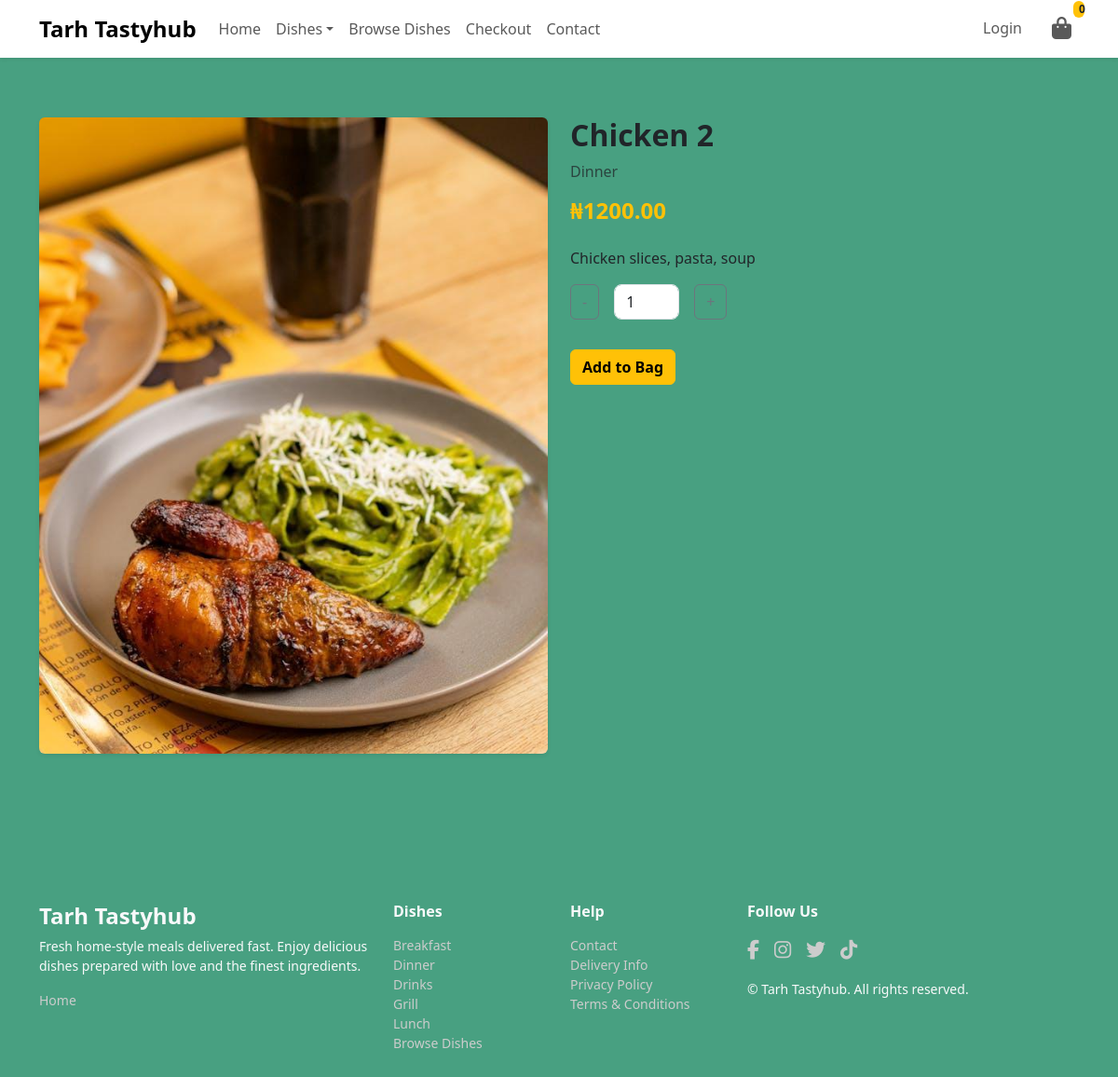
Page /dishes/chicken-2/ on the committed database.
### dishes/models.py (models this page shows, shortened)
class Dish(models.Model):
    DIETARY_CHOICES = (
        ('Vegetarian', 'Vegetarian'),
        ('Vegan', 'Vegan'),
        ('Gluten-Free', 'Gluten-Free'),
        ('Spicy', 'Spicy'),
        ('None', 'None'),
    )
    category = models.ForeignKey(Category, related_name='dishes', on_delete=models.CASCADE)
    name = models.CharField(max_length=200)
    slug = models.SlugField(max_length=200, db_index=True)
    description = models.TextField()
    ingredients = models.TextField(blank=True, null=True)
    dietary_info = models.CharField(max_length=50, choices=DIETARY_CHOICES, blank=True, null=True)
    prep_time = models.PositiveIntegerField(help_text="Preparation time in minutes", blank=True, null=True)
    price = models.DecimalField(
        max_digits=8,
        decimal_places=2,
        default=Decimal('0.00'),
        validators=[MinValueValidator(Decimal('0.00'))]
    )
    calories = models.PositiveIntegerField(blank=True, null=True)
    image = models.ImageField(upload_to='dishes/', blank=True, null=True)
    available = models.BooleanField(default=True)
    is_special = models.BooleanField(default=False)
    available_from = models.TimeField(blank=True, null=True)
    available_until = models.TimeField(blank=True, null=True)
    created = models.DateTimeField(auto_now_add=True)
    updated = models.DateTimeField(auto_now=True)
    objects = DishManager()
    class Meta:
        ordering = ('name',)
        constraints = [
            UniqueConstraint(fields=['category', 'slug'], name='unique_category_slug')
        ]
        indexes = [
            models.Index(fields=['slug']),
            models.Index(fields=['name']),
        ]

class Category(models.Model):
    name = models.CharField(max_length=100, unique=True)
    slug = models.SlugField(max_length=100, unique=True, db_index=True)
    menu_type = models.CharField(
        max_length=50,
        choices=(
            ('Breakfast', 'Breakfast'),
            ('Lunch', 'Lunch'),
            ('Dinner', 'Dinner'),
            ('Grill', 'Grill'),
            ('Drinks', 'Drinks'),
        ),
        default='Breakfast'  # <-- added default to fix migration
    )
    description = models.TextField(blank=True, null=True)
    icon = models.ImageField(upload_to='category_icons/', blank=True, null=True)
    class Meta:
        verbose_name_plural = 'Categories'
        ordering = ('name',)
    def __str__(self):
        return self.name

### dishes/views.py (the view)
# urls.py: path('<slug:slug>/', views.dish_detail, name='dish_detail'),
def dish_detail(request, slug):
    cache_key = f"dish_detail_{slug}"
    dish = cache.get(cache_key)
    if not dish:
        dish = (
            get_object_or_404(
                Dish.objects.available()
                .with_portions()
                .with_images()
                .select_related("category"),
                slug=slug,
            )
        )
        cache.set(cache_key, dish, 3600)
    return render(request, "dishes/dish_detail.html", {"dish": dish})

### dishes/context_processors.py (called while the page is built)
def menu_dishes(request):
    menu = cache.get('menu_dishes')
    if menu is None:
        menu = {}
        menu_types = ['Breakfast', 'Lunch', 'Grill', 'Drinks']
        for menu_type in menu_types:
            categories = Category.objects.filter(menu_type=menu_type).prefetch_related('dishes')
            menu[menu_type] = {
                category.name: category.dishes.filter(available=True)
                for category in categories
            }
        cache.set('menu_dishes', menu, 60 * 60)  # cache for 1 hour
    return {'menu_dishes': menu}

def categories_nav(request):
    categories = cache.get('nav_categories')
    if categories is None:
        categories = list(Category.objects.only('name', 'slug'))
        cache.set('nav_categories', categories, 60 * 60)  # cache for 1 hour
    return {'categories': categories}

### dishes/models.py (called while the page is built)
    def available(self):
        return self.filter(available=True)

    def with_portions(self):
        return self.prefetch_related('portions')

    def with_images(self):
        return self.prefetch_related('images')

    def get_queryset(self):
        return DishQuerySet(self.model, using=self._db)

    def available(self):
        return self.get_queryset().available()

### dishes/templates/dishes/dish_detail.html
{% extends 'base.html' %}
{% load static %}
{% load dishes_extras %}
{% block content %}
  <div class="container py-5">
    <div class="row">
      <div class="col-md-6 dish-card">
        {% if dish.image %}
          <img src="{{ dish.image.url }}" class="img-fluid rounded shadow-sm" alt="{{ dish.name }}" />
        {% else %}
          <img src="{% static 'images/no-image.png' %}" class="img-fluid rounded shadow-sm" alt="No Image" />
        {% endif %}
      </div>
      <div class="col-md-6">
        <h2 class="fw-bold">{{ dish.name }}</h2>
        <p class="text-muted">{{ dish.category.name }}</p>
        <h4 class="text-warning fw-bold mb-4">₦{{ dish.price }}</h4>
        <p>{{ dish.description }}</p>
        <div class="d-flex align-items-center mb-3">
          <button type="button" id="dish-qty-decrement" class="btn btn-outline-secondary">-</button>
          <input type="number" id="dish-qty" value="1" min="1" class="form-control mx-3" style="width:70px;" />
          <button type="button" id="dish-qty-increment" class="btn btn-outline-secondary">+</button>
        </div>
        <button class="btn btn-warning fw-bold mt-3" id="add-dish-to-bag" data-id="{{ dish.id }}">Add to Bag</button>
      </div>
    </div>
  </div>
{% endblock %}

### templates/includes/footer.html
<footer class="tarhh-footer text-light pt-5 pb-4 mt-5">
  <div class="container">
    <div class="row gy-4">
      <div class="col-12 col-md-4">
        <h4 class="logo-font fw-bold">Tarh Tastyhub</h4>
        <p class="mt-2 small">Fresh home-style meals delivered fast. Enjoy delicious dishes prepared with love and the finest ingredients.</p>
        <ul class="list-unstyled small">
          <li>
            <a class="footer-link" href="{% url 'home' %}">Home</a>
          </li>
        </ul>
      </div>
      <div class="col-6 col-md-2">
        <h6 class="fw-bold mb-3">Dishes</h6>
        <ul class="list-unstyled small">
          {% if categories %}
            {% for category in categories %}
              <li>
                <a class="footer-link" href="{% url 'dish_list_by_category' category.slug %}">{{ category }}</a>
              </li>
            {% endfor %}
          {% else %}
            <li>
              <span class="text-muted small">No categories</span>
            </li>
          {% endif %}
          <li>
            <a class="footer-link" href="{% url 'dish_list' %}">Browse Dishes</a>
          </li>
        </ul>
      </div>
      <div class="col-6 col-md-2">
        <h6 class="fw-bold mb-3">Help</h6>
        <ul class="list-unstyled small">
          <li>
            <a href="#" class="footer-link">Contact</a>
          </li>
          <li>
            <a href="#" class="footer-link">Delivery Info</a>
          </li>
          <li>
            <a href="#" class="footer-link">Privacy Policy</a>
          </li>
          <li>
            <a href="#" class="footer-link">Terms & Conditions</a>
          </li>
        </ul>
      </div>
      <div class="col-12 col-md-4">
        <h6 class="fw-bold mb-3">Follow Us</h6>
        <div class="d-flex gap-3">
          <a href="#" class="social-icon"><i class="fab fa-facebook-f"></i></a>
          <a href="#" class="social-icon"><i class="fab fa-instagram"></i></a>
          <a href="#" class="social-icon"><i class="fab fa-twitter"></i></a>
          <a href="#" class="social-icon"><i class="fab fa-tiktok"></i></a>
        </div>
        <p class="small mt-3 mb-0">&copy; {{ now|date:'Y' }} Tarh Tastyhub. All rights reserved.</p>
      </div>
    </div>
  </div>
</footer>

### static/css/base.css (style rules this page uses)
* { padding: 0; margin: 0; }
body { background-color: rgba(39, 143, 106, 0.843); font-family: 'Poppins', 'Segoe UI', sans-serif; color: #212529; }
.btn-warning { color: #000; font-weight: 600; }
.form-control { border-radius: 8px; }
footer { align-items: center; }
.footer-link { color: #ccc; text-decoration: none; }
.social-icon { font-size: 1.3rem; color: #ccc; transition: 0.3s ease; }

### rows in the picture
Dish: image (picture), name "Chicken 2", category.name "Dinner", price "1200.00", description "Chicken slices, pasta, soup"
Category: name "Breakfast"
Category: name "Dinner"
Category: name "Drinks"
Category: name "Grill"
Category: name "Lunch"

### other values in the picture
{{ bag_count|default:0 }} "0"
